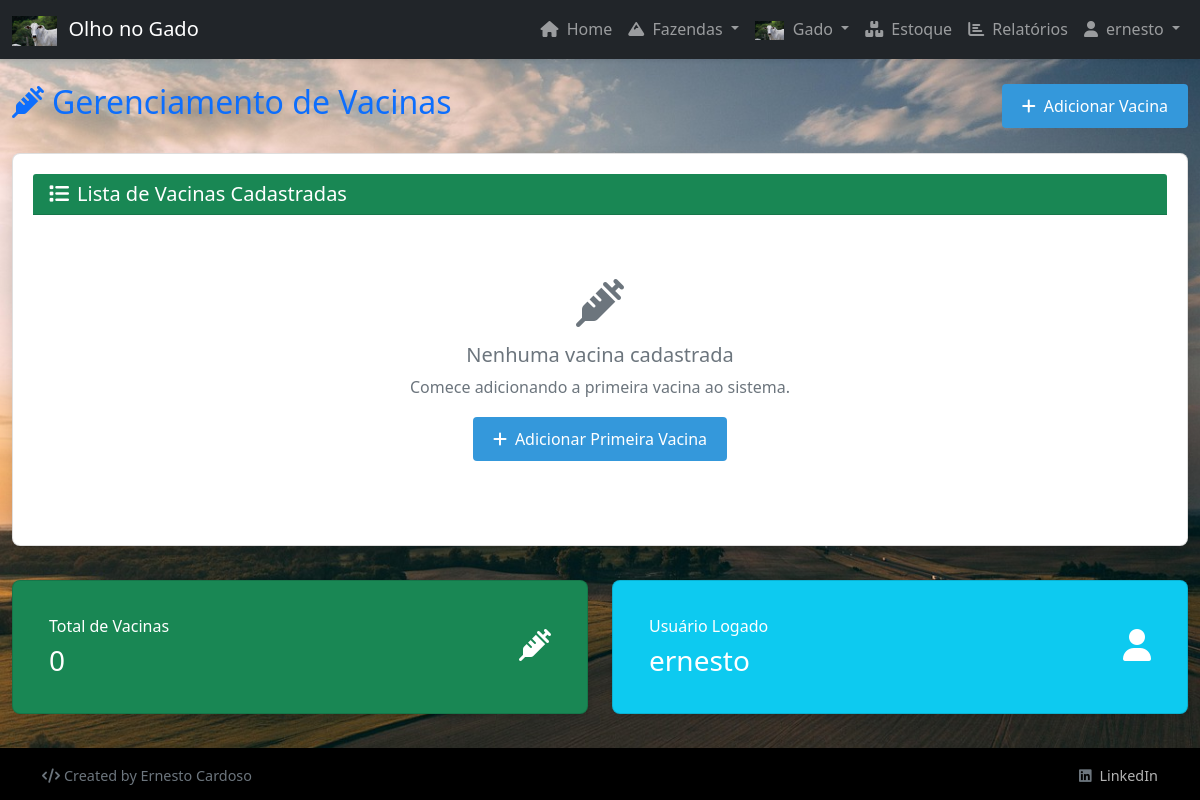
/gado/vacinas/ (signed in), run on an earlier commit of the app's database.
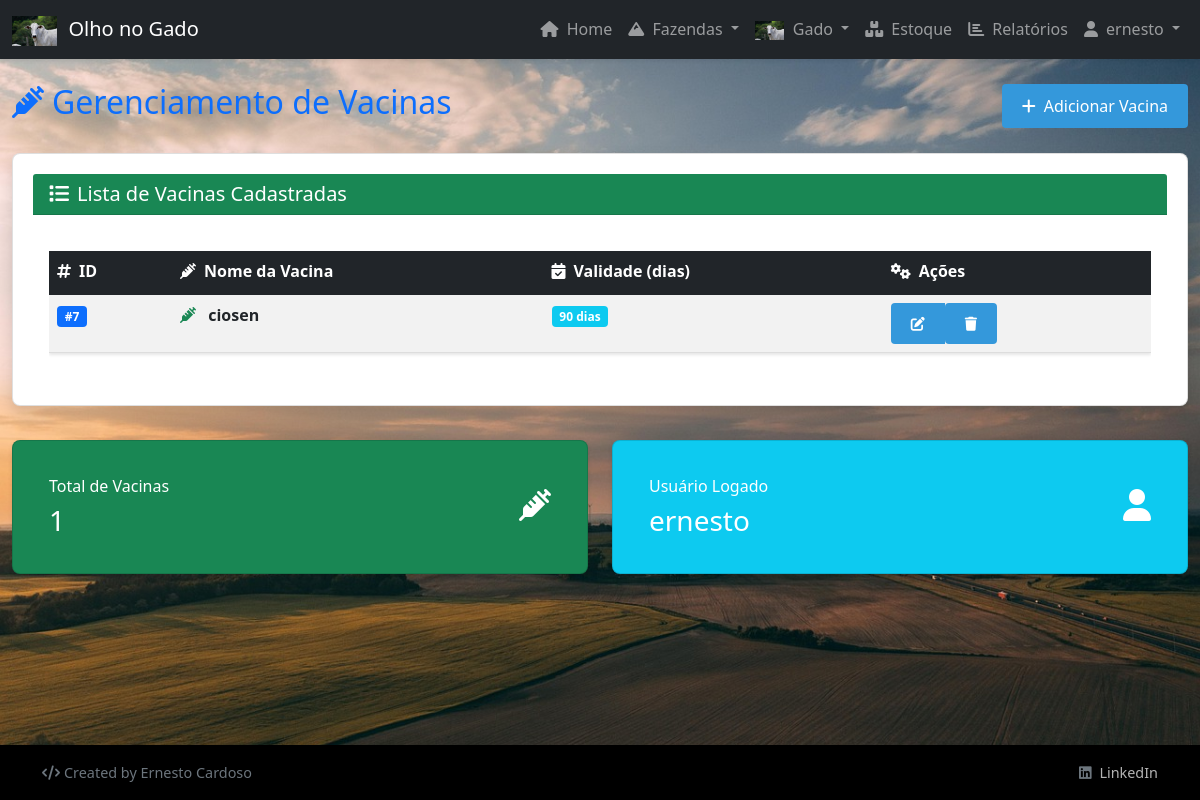
And on a later commit of the database.
### gado/models.py (models this page shows, shortened)
class Vacina(models.Model):
    nome = models.CharField("Nome da Vacina", max_length=100)
    validade_dias = models.IntegerField("Validade (dias)", default=30)
    user = models.ForeignKey(User, on_delete=models.CASCADE, null=True, blank=True)

### gado/views.py (the view)
# urls.py: path('vacinas/', views.lista_vacinas, name='lista_vacinas'),
@login_required
def lista_vacinas(request):
    vacinas = Vacina.objects.filter(user=request.user)
    return render(request, 'gado/vacinas/lista.html', {'vacinas': vacinas})

### templates/gado/vacinas/lista.html (shortened to what the changed rows need)
{% extends 'base.html' %}
{% load static %}
{% block content %}
<div class="row">
    <div class="col-12">
        <div class="d-flex justify-content-between align-items-center mb-4">
            <h2 class="text-primary">
                <i class="fas fa-syringe me-2"></i>Gerenciamento de Vacinas
            </h2>
        </div>
        <div class="card shadow">
            <div class="card-body">
                {% if vacinas %}
                    <div class="table-responsive">
                        <table class="table table-striped table-hover">
                            <thead class="table-dark">
                                <tr>
                                    <th><i class="fas fa-hashtag me-2"></i>ID</th>
                                    <th><i class="fas fa-syringe me-2"></i>Nome da Vacina</th>
                                    <th><i class="fas fa-calendar-check me-2"></i>Validade (dias)</th>
                                    <th><i class="fas fa-cogs me-2"></i>Ações</th>
                                </tr>
                            </thead>
                            <tbody>
                                {% for vacina in vacinas %}
                                <tr>
                                    <td>
                                        <span class="badge bg-primary">#{{ vacina.id }}</span>
                                    </td>
                                    <td>
                                        <i class="fas fa-syringe me-2 text-success"></i>
                                        <strong>{{ vacina.nome }}</strong>
                                    </td>
                                    <td>
                                        <span class="badge bg-info">{{ vacina.validade_dias }} dias</span>
                                    </td>
                                    <td>
                                        <div class="btn-group" role="group">
                                            <a href="{% url 'editar_vacina' vacina.id %}" class="btn btn-sm btn-primary" title="Editar">
                                                <i class="fas fa-edit"></i>
                                            </a>
                                            <form method="post" action="{% url 'excluir_vacina' vacina.id %}" style="display:inline;">
                                                <button type="submit" class="btn btn-sm btn-danger" title="Excluir"
                                                        onclick="return confirm('Tem certeza que deseja excluir a vacina {{ vacina.nome }}?')">
                                                    <i class="fas fa-trash"></i>
                                                </button>
                                            </form>
                                        </div>
                                    </td>
                                </tr>
                                {% endfor %}
                            </tbody>
                        </table>
                    </div>
                {% else %}
                    <div class="text-center py-5">
                        <i class="fas fa-syringe fa-3x text-muted mb-3"></i>
                        <h5 class="text-muted">Nenhuma vacina cadastrada</h5>
                        <p class="text-muted">Comece adicionando a primeira vacina ao sistema.</p>
                        <a href="{% url 'adicionar_vacina' %}" class="btn btn-success">
                            <i class="fas fa-plus me-2"></i>Adicionar Primeira Vacina
                        </a>
                    </div>
                {% endif %}
            </div>
        </div>
        <div class="row mt-4">
            <div class="col-md-6">
                <div class="card bg-success text-white">
                    <div class="card-body">
                        <div class="d-flex justify-content-between">
                            <div>
                                <h6 class="card-title">Total de Vacinas</h6>
                                <h3 class="mb-0">{{ vacinas|length }}</h3>
                            </div>
                        </div>
                    </div>
                </div>
            </div>
        </div>
    </div>
</div>
{% endblock %}

What changed in the data, as far as the page shows it:
added Vacina: id "7", nome "ciosen", validade_dias "90"
Also different on the page:
{{ vacinas|length }}: "0" → "1"
text no longer shown: "Nenhuma vacina cadastrada Comece adicionando a primeira vacina ao sistema. Adicionar Primeira Vacina"
text now shown: "ID Nome da Vacina Validade (dias) Ações"
